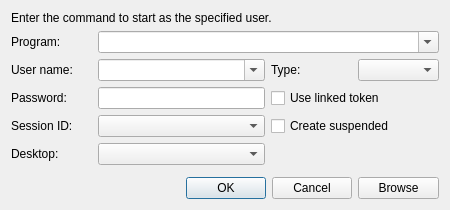
<?xml version="1.0" encoding="UTF-8"?>
<ui version="4.0">
 <class>RunAsDialog</class>
 <widget class="QWidget" name="RunAsDialog">
  <property name="geometry">
   <rect>
    <x>0</x>
    <y>0</y>
    <width>450</width>
    <height>210</height>
   </rect>
  </property>
  <property name="sizePolicy">
   <sizepolicy hsizetype="Preferred" vsizetype="Preferred">
    <horstretch>0</horstretch>
    <verstretch>0</verstretch>
   </sizepolicy>
  </property>
  <property name="minimumSize">
   <size>
    <width>450</width>
    <height>210</height>
   </size>
  </property>
  <property name="maximumSize">
   <size>
    <width>16777215</width>
    <height>16777215</height>
   </size>
  </property>
  <property name="windowTitle">
   <string>Create Process as</string>
  </property>
  <layout class="QGridLayout" name="gridLayout_2">
   <item row="0" column="0">
    <layout class="QGridLayout" name="gridLayout">
     <item row="8" column="0" colspan="4">
      <widget class="QDialogButtonBox" name="buttonBox">
       <property name="standardButtons">
        <set>QDialogButtonBox::Cancel|QDialogButtonBox::Ok</set>
       </property>
      </widget>
     </item>
     <item row="5" column="0">
      <widget class="QLabel" name="label_5">
       <property name="text">
        <string>Session ID:</string>
       </property>
      </widget>
     </item>
     <item row="4" column="1" colspan="2">
      <widget class="QLineEdit" name="password">
       <property name="echoMode">
        <enum>QLineEdit::Password</enum>
       </property>
      </widget>
     </item>
     <item row="4" column="0">
      <widget class="QLabel" name="label_4">
       <property name="text">
        <string>Password:</string>
       </property>
      </widget>
     </item>
     <item row="4" column="3" colspan="2">
      <widget class="QCheckBox" name="useToken">
       <property name="text">
        <string>Use linked token</string>
       </property>
      </widget>
     </item>
     <item row="3" column="4">
      <widget class="QComboBox" name="loginType"/>
     </item>
     <item row="2" column="0">
      <widget class="QLabel" name="label_2">
       <property name="text">
        <string>Program:</string>
       </property>
      </widget>
     </item>
     <item row="8" column="4">
      <widget class="QPushButton" name="browseBtn">
       <property name="text">
        <string>Browse</string>
       </property>
      </widget>
     </item>
     <item row="6" column="1" colspan="2">
      <widget class="QComboBox" name="desktop"/>
     </item>
     <item row="5" column="1" colspan="2">
      <widget class="QComboBox" name="session"/>
     </item>
     <item row="3" column="0">
      <widget class="QLabel" name="label_3">
       <property name="text">
        <string>User name:</string>
       </property>
      </widget>
     </item>
     <item row="3" column="1" colspan="2">
      <widget class="QComboBox" name="userName">
       <property name="editable">
        <bool>true</bool>
       </property>
      </widget>
     </item>
     <item row="3" column="3">
      <widget class="QLabel" name="label_7">
       <property name="text">
        <string>Type:</string>
       </property>
      </widget>
     </item>
     <item row="1" column="0" colspan="5">
      <widget class="QLabel" name="label">
       <property name="text">
        <string>Enter the command to start as the specified user.</string>
       </property>
      </widget>
     </item>
     <item row="6" column="0">
      <widget class="QLabel" name="label_6">
       <property name="text">
        <string>Desktop:</string>
       </property>
      </widget>
     </item>
     <item row="5" column="3" colspan="2">
      <widget class="QCheckBox" name="suspended">
       <property name="text">
        <string>Create suspended</string>
       </property>
      </widget>
     </item>
     <item row="2" column="1" colspan="4">
      <widget class="QComboBox" name="binaryPath">
       <property name="editable">
        <bool>true</bool>
       </property>
      </widget>
     </item>
     <item row="7" column="1">
      <spacer name="verticalSpacer">
       <property name="orientation">
        <enum>Qt::Vertical</enum>
       </property>
       <property name="sizeHint" stdset="0">
        <size>
         <width>20</width>
         <height>40</height>
        </size>
       </property>
      </spacer>
     </item>
    </layout>
   </item>
  </layout>
 </widget>
 <resources/>
 <connections/>
</ui>
